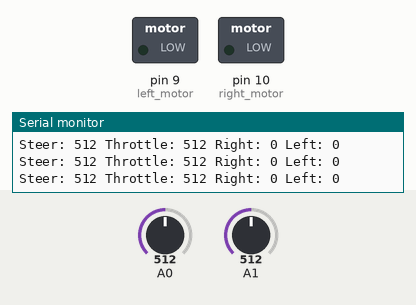
Recording of a sketch running on a simulated Arduino Uno, built with avr-gcc and run on an emulated ATmega328P. Shown: switched loads named in the sketch (green lamp = pin HIGH), the last lines printed to the serial monitor. Inputs (shaded band) come from the test bench; at power-on: A0 = 512, A1 = 512.

Above: at 1.2 s.
1.3 s: A0 set to 491
At 1.6 s:
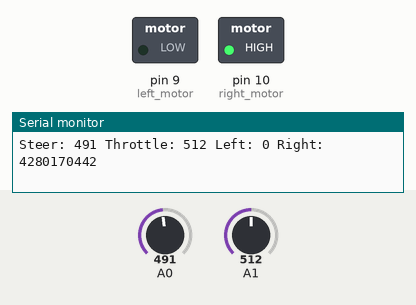
2.8 s: A1 set to 0
At 3.8 s:
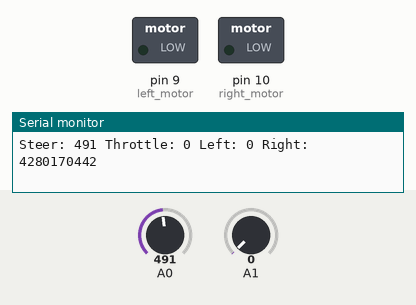
5.8 s: A1 set to 122
At 6.8 s:
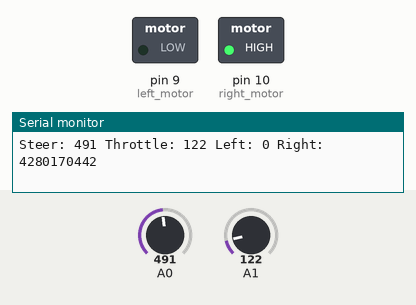
7.4 s: A0 set to 511
At 7.7 s:
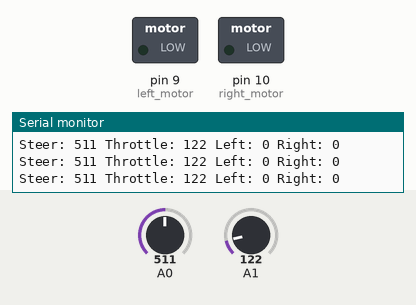
10.4 s: A0 set to 306
At 11.6 s:
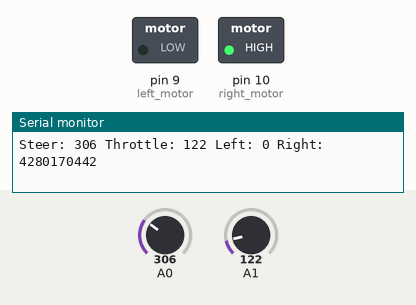
Timing chart, 0 to 12.9 s (numbered marks = the images above; inputs shaded):
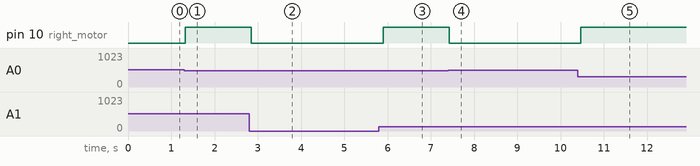

Measured:
- the behaviour switches between 509 and 508 on A0 (found by bisection; images 0 and 1)
- after the input at 1.3 s, pin 10 (right_motor): LOW → HIGH at once
- after the input at 2.8 s, pin 10 (right_motor): HIGH → LOW after 0.05 s
- after the input at 5.8 s, pin 10 (right_motor): LOW → HIGH after 0.10 s
- after the input at 7.4 s, pin 10 (right_motor): HIGH → LOW at once
- after the input at 10.4 s, pin 10 (right_motor): LOW → HIGH after 0.07 s

The sketch:

v_diff_mk2.ino
```cpp
byte left_motor = 9;
byte right_motor = 10;
const int w = 48;
const int l = 62;

void setup(){
 Serial.begin(9600);
}

void loop() {
 unsigned long steer = analogRead(A0);
 unsigned long throttle = analogRead(A1);
 Serial.print("Steer: ");
 Serial.print(steer);
 Serial.print(" Throttle: ");
 Serial.print(throttle);
 if (steer > 511) {

   // map the potentiometer reading to angle for right wheel as inner wheel
   unsigned long steer_angle = map(steer, 0, 511, 0, 135);

   unsigned long right_motor_ratio = l / (w * (0.1631 * exp(0.0129 * steer_angle)) + (-.1669 * exp(-.01945) * steer_angle)+ l);    //inner wheel ratio
   unsigned long left_motor_ratio = (l - w * (0.00445 * steer_angle + 0.003061))/l;

   //apply throttle
   unsigned long pre_left_motor_speed = left_motor_ratio * throttle;
   unsigned long pre_right_motor_speed = right_motor_ratio * throttle;

   // map throttle value to output to motor
   unsigned long left_motor_speed = map(pre_left_motor_speed, 0, 1023, 0, 255);
   unsigned long right_motor_speed = map(pre_right_motor_speed, 0, 1023, 0, 255);

  // write value to motors

   analogWrite(left_motor,left_motor_speed);
   analogWrite(right_motor,right_motor_speed);
   Serial.print(" Right: ");
   Serial.print(right_motor_ratio);
   Serial.print(" Left: ");
   Serial.println(left_motor_ratio);

 } else {

   // map the potentiometer reading to angle for left wheel as inner wheel

   unsigned long steer_angle = map(steer, 512, 1023, 0, 135);
   unsigned long left_motor_ratio = l / (w * (0.1631 * exp(0.0129 * steer_angle)) + (-.1669 * exp(-.01945) * steer_angle)+ l);
   unsigned long right_motor_ratio = (l - w * (0.00445 * steer_angle + 0.003061))/l;

   //apply throttle

   unsigned long pre_left_motor_speed = left_motor_ratio * throttle;
   unsigned long pre_right_motor_speed = right_motor_ratio * throttle;

   // map throttle value to output to motor

   unsigned long left_motor_speed = map(pre_left_motor_speed, 0, 1023, 0, 255);
   unsigned long right_motor_speed = map(pre_right_motor_speed, 0, 1023, 0, 255);

   // write value to motors

   analogWrite(left_motor, left_motor_speed);
   analogWrite(right_motor, right_motor_speed);
   Serial.print(" Left: ");
   Serial.print(left_motor_ratio);
   Serial.print(" Right: ");
   Serial.println(right_motor_ratio);
 }

 delay(100);
}
```
